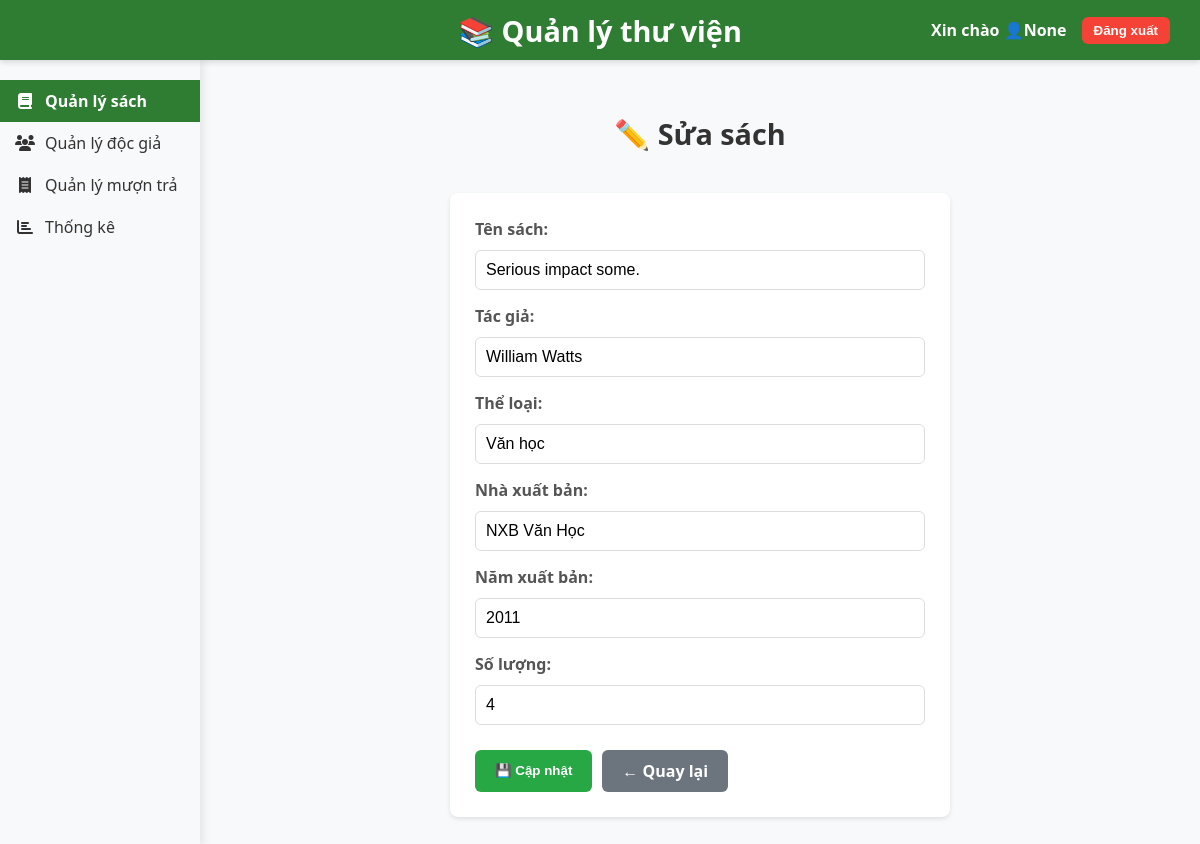
The app's page /edit/12 with its own data.
### tables this page shows
CREATE TABLE books (
        id INTEGER PRIMARY KEY AUTOINCREMENT,
        title TEXT NOT NULL,
        author TEXT NOT NULL,
        category TEXT,
        publisher TEXT,
        year INTEGER,
        quantity INTEGER NOT NULL
    );

### app.py (the view)
@app.route('/edit/<int:id>')
def edit_book(id):
    conn = sqlite3.connect(DB_PATH)
    cursor = conn.cursor()
    cursor.execute('SELECT * FROM books WHERE id = ?', (id,))
    book = cursor.fetchone()
    conn.close()
    return render_template('edit.html', book=book)

### templates/edit.html (shortened to what this page needs)
<!DOCTYPE html>
<html lang="vi">
<head>
    <link
        rel="stylesheet"
        href="https://cdnjs.cloudflare.com/ajax/libs/font-awesome/6.4.0/css/all.min.css"
    />
</head>
<body>
    <header>
        <div class="library-name">📚 Quản lý thư viện</div>
        <div class="user-info">
            <span>Xin chào 👤{{ session.get('username') }}</span>
            <button onclick="confirmLogout()">Đăng xuất</button>
        </div>
    </header>
    <div class="content-wrapper">
        <nav class="sidebar" aria-label="Menu điều hướng chính">
            <a href="/" class="sidebar-item active" tabindex="0">
                <i class="fas fa-book" aria-hidden="true"></i>
                <span>Quản lý sách</span>
            </a>
            <a href="/readers" class="sidebar-item" tabindex="0">
                <i class="fas fa-users" aria-hidden="true"></i>
                <span>Quản lý độc giả</span>
            </a>
            <a href="/borrows" class="sidebar-item" tabindex="0">
                <i class="fas fa-receipt" aria-hidden="true"></i>
                <span>Quản lý mượn trả</span>
            </a>
            <a href="/stats" class="sidebar-item" tabindex="0">
                <i class="fas fa-chart-bar" aria-hidden="true"></i>
                <span>Thống kê</span>
            </a>
        </nav>
        <main class="main-content" tabindex="0">
            <h2>✏️ Sửa sách</h2>
            <form method="POST" action="/update/{{ book[0] }}">
                <label for="title">Tên sách:</label>
                <input type="text" id="title" name="title" value="{{ book[1] }}" required />
                <label for="author">Tác giả:</label>
                <input type="text" id="author" name="author" value="{{ book[2] }}" required />
                <label for="category">Thể loại:</label>
                <input type="text" id="category" name="category" value="{{ book[3] }}" />
                <label for="publisher">Nhà xuất bản:</label>
                <input type="text" id="publisher" name="publisher" value="{{ book[4] }}" />
                <label for="year">Năm xuất bản:</label>
                <input type="number" id="year" name="year" value="{{ book[5] }}" />
                <label for="quantity">Số lượng:</label>
                <input type="number" id="quantity" name="quantity" value="{{ book[6] }}" required />
                <div class="form-actions">
                    <button type="submit">💾 Cập nhật</button>
                    <a href="/" class="button">← Quay lại</a>
                </div>
            </form>
        </main>
    </div>
</body>
</html>

### templates/edit.html (style rules this page uses)
* { box-sizing: border-box; }
body { margin: 0; font-family: "Segoe UI", Tahoma, Geneva, Verdana, sans-serif; background-color: #f8f9fa; color: #333; display: flex; height: 100vh; overflow: hidden; flex-direction: column; }
header { position: fixed; top: 0; left: 0; right: 0; height: 60px; background-color: #2e7d32; color: white; display: flex; align-items: center; justify-content: flex-start; padding: 0 30px; box-shadow: 0 2px 6px rgba(0, 0, 0, 0.15); z-index: 2000; }
header .library-name { position: absolute; left: 50%; transform: translateX(-50%); font-size: 1.8rem; font-weight: 700; user-select: none; }
header .user-info { display: flex; align-items: center; gap: 15px; font-weight: 600; margin-left: auto; }
header .user-info button { background-color: #f44336; border: none; color: white; padding: 6px 12px; border-radius: 6px; cursor: pointer; font-weight: 600; transition: background-color 0.3s; }
.content-wrapper { display: flex; flex: 1; margin-top: 60px; overflow: hidden; height: calc(100vh - 60px); }
nav.sidebar { width: 200px; background-color: #f8f9fa; padding-top: 20px; box-shadow: 2px 0 10px rgba(0, 0, 0, 0.1); height: 100%; display: flex; flex-direction: column; z-index: 1000; }
.sidebar-item { display: flex; align-items: center; padding: 10px 15px; color: #333; text-decoration: none; transition: background-color 0.2s ease; cursor: pointer; user-select: none; }
.sidebar-item i { margin-right: 10px; width: 20px; text-align: center; }
.sidebar-item span { font-size: 16px; }
.sidebar-item.active { background-color: #2e7d32; color: white; font-weight: bold; }
main.main-content { flex-grow: 1; padding: 30px; overflow-y: auto; display: flex; flex-direction: column; align-items: center; justify-content: flex-start; }
main.main-content h2 { font-size: 1.8em; margin-bottom: 20px; color: #333; text-align: center; }
main.main-content form { background-color: #ffffff; padding: 25px; border-radius: 8px; box-shadow: 0 2px 4px rgba(0, 0, 0, 0.1); display: flex; flex-direction: column; gap: 15px; max-width: 500px; width: 100%; margin-top: 20px; }
main.main-content form label { font-weight: 600; color: #555; margin-bottom: -5px; }
main.main-content form input[type="text"], main.main-content form input[type="date"], main.main-content form input[type="email"], main.main-content form input[type="tel"], main.main-content form input[type="number"] { width: 100%; padding: 10px; border: 1px solid #ddd; border-radius: 6px; font-size: 1em; }
main.main-content form button, main.main-content form a.button { padding: 10px 20px; border: none; border-radius: 6px; font-weight: bold; cursor: pointer; transition: background-color 0.3s ease; text-decoration: none; display: inline-block; text-align: center; }
main.main-content form button[type="submit"] { background-color: #28a745; color: white; }
main.main-content form a.button { background-color: #6c757d; color: white; }
.form-actions { display: flex; gap: 10px; justify-content: flex-start; margin-top: 10px; }

### records on screen
books: title "Serious impact some.", author "William Watts", category "Văn học", publisher "NXB Văn Học", year "2011", quantity "4"

### other values on screen
{{ session.get('username') }} "None"
